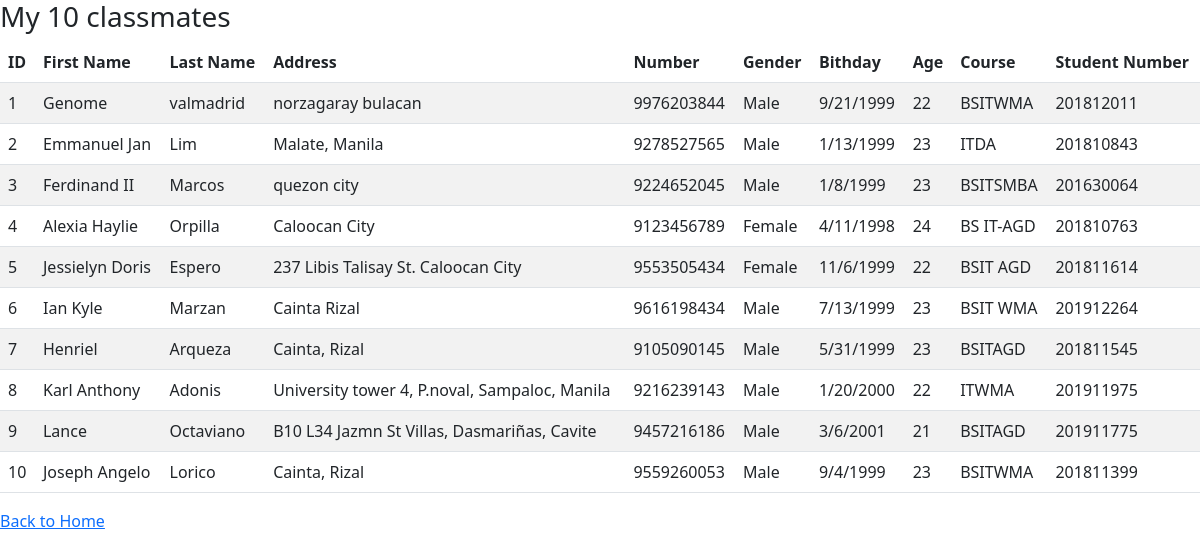
/index.php/home/view_classmates, run on the app's committed database.
### tables this page shows
CREATE TABLE `classmate_info` (
  `id` int(100) NOT NULL,
  `firstname` varchar(255) NOT NULL,
  `lastname` varchar(255) NOT NULL,
  `address` varchar(255) NOT NULL,
  `number` bigint(255) NOT NULL,
  `gender` varchar(255) NOT NULL,
  `birthday` varchar(255) NOT NULL,
  `age` int(255) NOT NULL,
  `course` varchar(255) NOT NULL,
  `studentnumber` bigint(255) NOT NULL
);

### application/controllers/Home.php (called while the page is built, shortened)
<?php
class Home extends CI_Controller
{
    public function __construct()
    {
        $this->load->helper('url');
    }
    public function view_classmates()
    {
        $data['title'] = 'my 10 Classmates';
        $this->load->model('classmates_model');
        $data['classmates'] = $this->classmates_model->get_classmates_no_limit();
        $this->load->view('include/header', $data);
        $this->load->view('classmate_view', $data);
    }
}

### index.php (called while the page is built, shortened)
<?php
require_once BASEPATH.'core/CodeIgniter.php';

### application/models/Classmates_model.php (called while the page is built, shortened)
<?php
class Classmates_model extends CI_Model
{
    public function get_classmates_no_limit()
    {
        $this->db->order_by('id');
        $query = $this->db->get('classmate_info');
        $result = $query->result();
        return $result;
    }
}

### application/views/classmate_view.php (the view)
<h3>My 10 classmates</h3>
<table class="table table-striped table-hover">
    <thead>
        <tr>
            <th>ID</th>
            <th>First Name</th>
            <th>Last Name</th>
            <th>Address</th>
            <th>Number</th>
            <th>Gender</th>
            <th>Bithday</th>
            <th>Age</th>
            <th>Course</th>
            <th>Student Number</th>
        </tr>
    </thead>
    <tbody>
        <?php foreach ($classmates as $classmate) : ?>
            <tr>
                <td><?php echo $classmate->id; ?></td>
                <td><?php echo $classmate->firstname; ?></td>
                <td><?php echo $classmate->lastname; ?></td>
                <td><?php echo $classmate->address; ?></td>
                <td><?php echo $classmate->number; ?></td>
                <td><?php echo $classmate->gender; ?></td>
                <td><?php echo $classmate->birthday; ?></td>
                <td><?php echo $classmate->age; ?></td>
                <td><?php echo $classmate->course; ?></td>
                <td><?php echo $classmate->studentnumber; ?></td>
            </tr>
        <?php endforeach; ?>
    </tbody>
</table>
<a href="<?php echo base_url('home'); ?>">Back to Home</a>

### application/views/include/header.php (shortened to what this page needs)
<!DOCTYPE html>
<html lang="en">
<head>
    <link href="https://cdn.jsdelivr.net/npm/bootstrap@5.2.1/dist/css/bootstrap.min.css" rel="stylesheet">
</head>
<body>

### data on the page
classmate_info: id "1", firstname "Genome", lastname "valmadrid", address "norzagaray bulacan", number "9976203844", gender "Male", birthday "9/21/1999", age "22", course "BSITWMA", studentnumber "201812011"
classmate_info: id "2", firstname "Emmanuel Jan", lastname "Lim", address "Malate, Manila", number "9278527565", gender "Male", birthday "1/13/1999", age "23", course "ITDA", studentnumber "201810843"
classmate_info: id "3", firstname "Ferdinand II", lastname "Marcos", address "quezon city", number "9224652045", gender "Male", birthday "1/8/1999", age "23", course "BSITSMBA", studentnumber "201630064"
classmate_info: id "4", firstname "Alexia Haylie", lastname "Orpilla", address "Caloocan City", number "9123456789", gender "Female", birthday "4/11/1998", age "24", course "BS IT-AGD", studentnumber "201810763"
classmate_info: id "5", firstname "Jessielyn Doris", lastname "Espero", address "237 Libis Talisay St. Caloocan City", number "9553505434", gender "Female", birthday "11/6/1999", age "22", course "BSIT AGD", studentnumber "201811614"
classmate_info: id "6", firstname "Ian Kyle", lastname "Marzan", address "Cainta Rizal", number "9616198434", gender "Male", birthday "7/13/1999", age "23", course "BSIT WMA", studentnumber "201912264"
classmate_info: id "7", firstname "Henriel", lastname "Arqueza", address "Cainta, Rizal", number "9105090145", gender "Male", birthday "5/31/1999", age "23", course "BSITAGD", studentnumber "201811545"
classmate_info: id "8", firstname "Karl Anthony", lastname "Adonis", address "University tower 4, P.noval, Sampaloc, Manila", number "9216239143", gender "Male", birthday "1/20/2000", age "22", course "ITWMA", studentnumber "201911975"
classmate_info: id "9", firstname "Lance", lastname "Octaviano", address "B10 L34 Jazmn St Villas, Dasmariñas, Cavite", number "9457216186", gender "Male", birthday "3/6/2001", age "21", course "BSITAGD", studentnumber "201911775"
classmate_info: id "10", firstname "Joseph Angelo", lastname "Lorico", address "Cainta, Rizal", number "9559260053", gender "Male", birthday "9/4/1999", age "23", course "BSITWMA", studentnumber "201811399"
